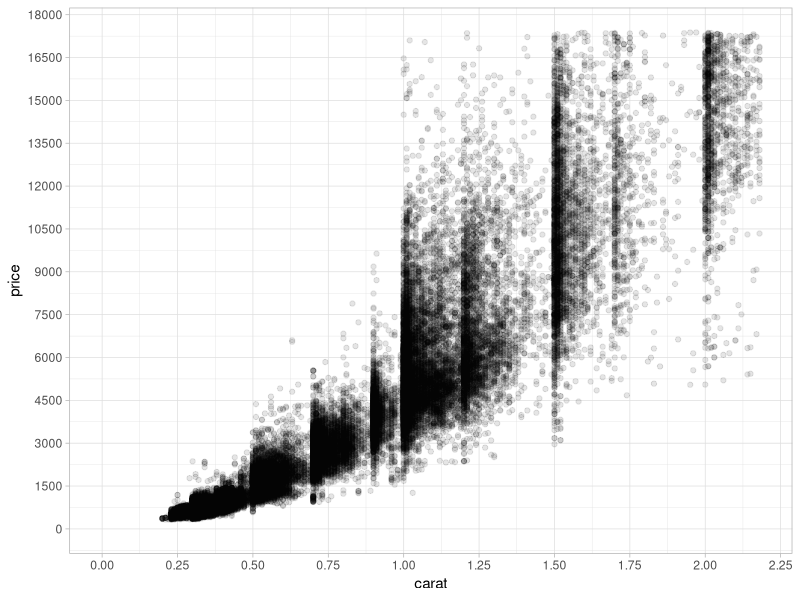
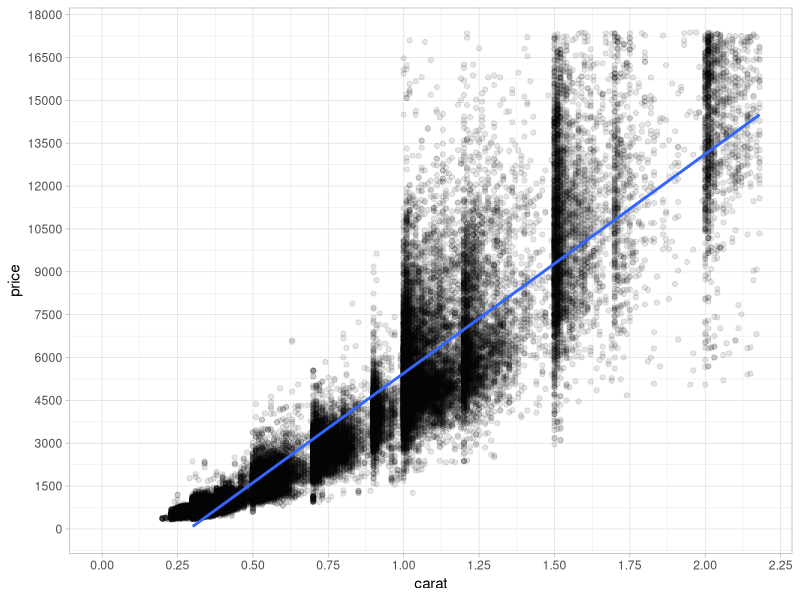
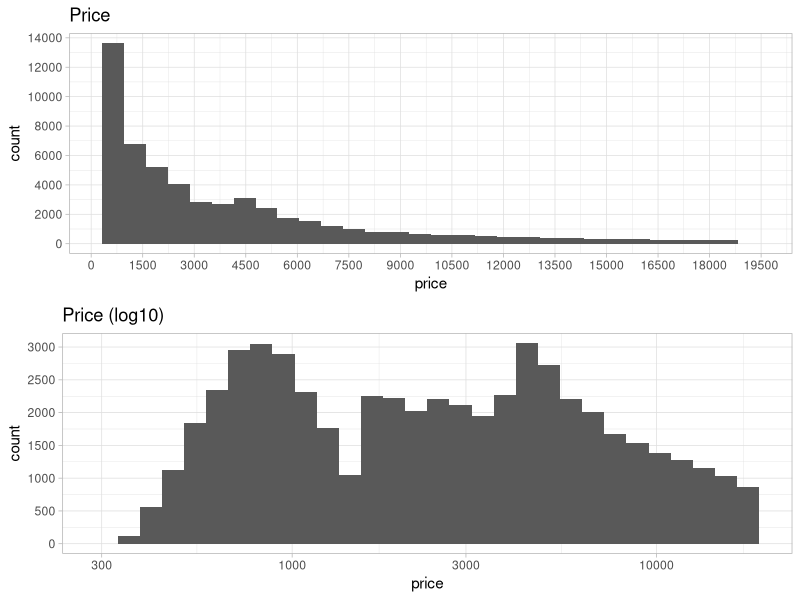
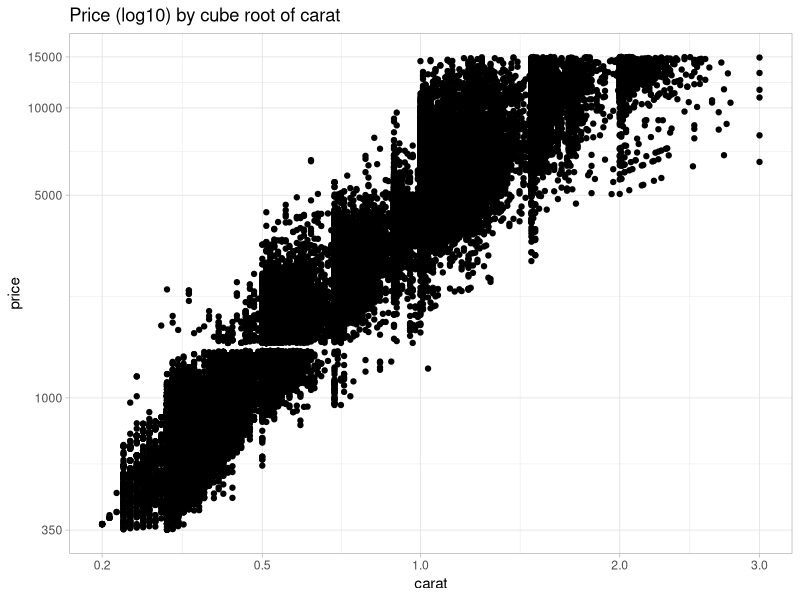
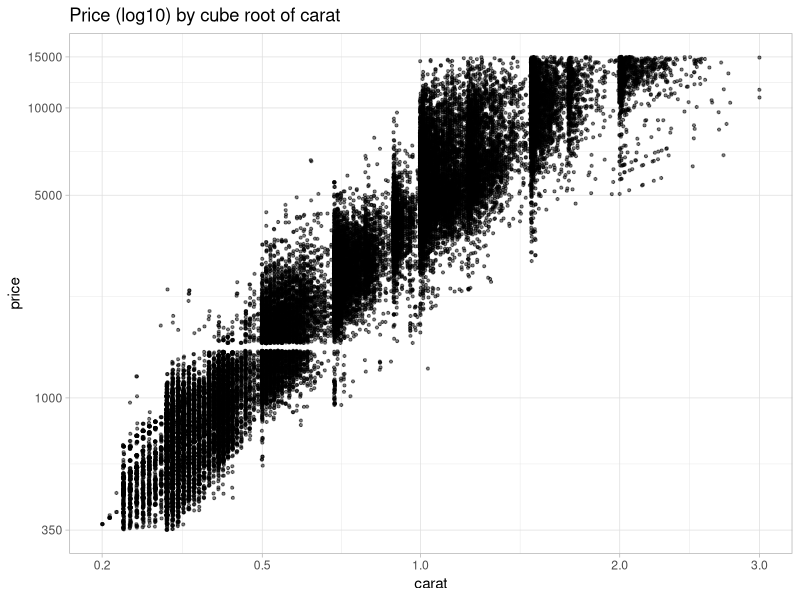

Write R code to recreate these figures, in order.
## ---- chunk 1
setwd("~/Documents/GitHub/udacity-dand/core-course-05-exploratory-data-analysis/lesson-09-diamonds-and-price-predictions")
## ---- chunk 2
library(ggplot2, warn.conflicts = FALSE)
library(gridExtra, warn.conflicts = FALSE)
library(GGally, warn.conflicts = FALSE)
library(scales, warn.conflicts = FALSE)
theme_set(theme_light())

data(diamonds)
## ---- chunk 3
ggplot(diamonds, aes(x = carat, y = price)) +
  geom_point(alpha = 1/10, na.rm = TRUE) +
  scale_x_continuous(limits = c(0, quantile(diamonds$carat, .99)),
                     breaks = seq(0, 2.5, 0.25)) +
  scale_y_continuous(limits = c(0, quantile(diamonds$price, .99)),
                     breaks = seq(0, 20000, 1500))
## ---- chunk 4
ggplot(diamonds, aes(x = carat, y = price)) +
  geom_point(alpha = 1/10, na.rm = TRUE) +
  geom_smooth(method = "lm", na.rm = TRUE) +
  scale_x_continuous(limits = c(0, quantile(diamonds$carat, .99)),
                     breaks = seq(0, 2.5, 0.25)) +
  scale_y_continuous(limits = c(0, quantile(diamonds$price, .99)),
                     breaks = seq(0, 20000, 1500))
## ---- chunk 5
p1 <- ggplot(diamonds, aes(x = price)) +
        geom_histogram(bins = 30) +
        scale_x_continuous(breaks = seq(0, 20000, 1500)) +
        scale_y_continuous(breaks = seq(0, 15000, 2000)) +
        ggtitle('Price')

p2 <- ggplot(diamonds, aes(x = price)) +
        geom_histogram(bins = 30) +
        scale_x_log10() +
        scale_y_continuous(breaks = seq(0, 4000, 500)) +
        ggtitle('Price (log10)')

grid.arrange(p1, p2)
## ---- chunk 6
# carat = weight of the diamond = f(volume) = f(x.y.z)
cuberoot_trans <- function() {
  trans_new("cuberoot",
            transform = function(x) x ^ (1/3), # cubic root
            inverse = function(x) x ^ 3)
}

ggplot(diamonds, aes(x = carat, y = price)) +
  geom_point(na.rm = TRUE) +
  scale_x_continuous(trans = cuberoot_trans(), 
                     limits = c(.2, 3),
                     breaks = c(.2, .5, 1, 2, 3)) +
  scale_y_continuous(trans = log10_trans(), 
                     limits = c(350,15000),
                     breaks = c(350, 1000, 5000, 10000, 15000)) +
  ggtitle("Price (log10) by cube root of carat")
## ---- chunk 7
ggplot(diamonds, aes(x = carat, y = price)) +
  geom_point(alpha = 1/2, size = 3/4, position = position_jitter(), na.rm = TRUE) +
  scale_x_continuous(trans = cuberoot_trans(), 
                     limits = c(.2, 3),
                     breaks = c(.2, .5, 1, 2, 3)) +
  scale_y_continuous(trans = log10_trans(), 
                     limits = c(350,15000),
                     breaks = c(350, 1000, 5000, 10000, 15000)) +
  ggtitle("Price (log10) by cube root of carat")
